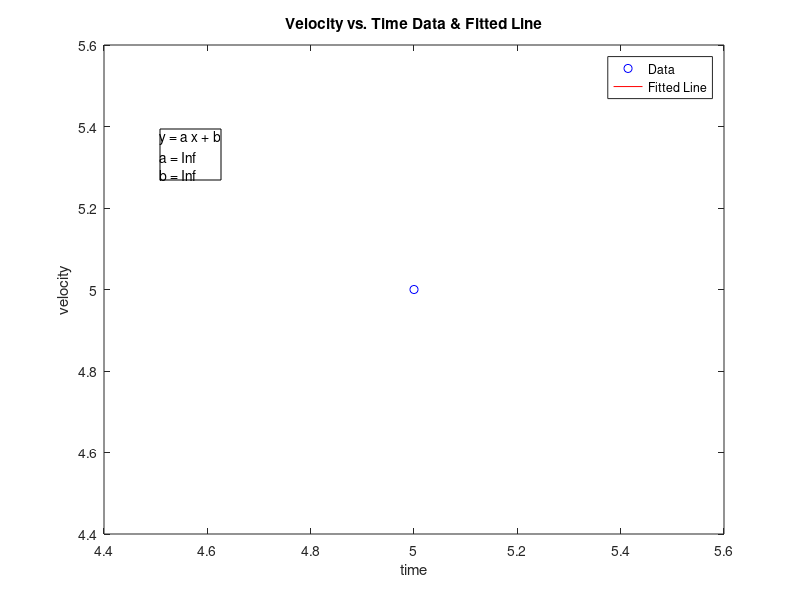

Reproduce this figure in MATLAB.
%ls.m
%This program requests a set of coordinate pairs with x values in row one
%and y values in row two.

x=input('Enter your x values = ');
y=input('Enter your y values = ');

X=sum(x);
Y=sum(y);
X2=sum(x.^2);
XY=sum(x.*y);
n=length(x);

coeff=[X2,X;X,n]^(-1)*[XY;Y];

fprintf('a = %f\nb = %f\n',coeff(1),coeff(2));

plot(x,y,'ob');
hold on;
plot(x,coeff(1)*x+coeff(2),'-r');
xlabel('time');
ylabel('velocity');
title('Velocity vs. Time Data & Fitted Line');
legend('Data','Fitted Line');

eq='y = a x + b';
first=['a = ' num2str(coeff(1))];
second=['b = ' num2str(coeff(2))];
annotation('textbox',[.2 .7 .3 .15],'String',strvcat(eq,first,second));